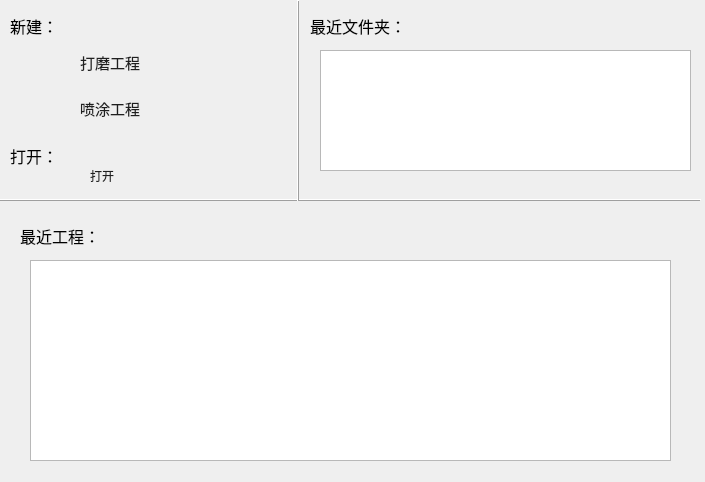
<?xml version="1.0" encoding="UTF-8"?>
<ui version="4.0">
 <class>welcomePageClass</class>
 <widget class="QWidget" name="welcomePageClass">
  <property name="geometry">
   <rect>
    <x>0</x>
    <y>0</y>
    <width>705</width>
    <height>482</height>
   </rect>
  </property>
  <property name="windowTitle">
   <string>Form</string>
  </property>
  <property name="styleSheet">
   <string notr="true">QPushButton {
    background: transparent;
    border: none;
    padding: 6px 10px;          /* 整体内边距 */
    padding-left: 10px;
    text-align: left;           /* 文字靠左 */
    color: #1f1f1f;
}

QPushButton:hover {
    background-color: rgba(0, 120, 215, 35); /* 淡蓝色 */
    border-radius: 6px;
}

QPushButton:pressed {
    background-color: rgba(0, 120, 215, 60);
    border-radius: 6px;
}

QPushButton:disabled {
    color: rgba(31,31,31,120);
}
</string>
  </property>
  <widget class="QLabel" name="label">
   <property name="geometry">
    <rect>
     <x>10</x>
     <y>10</y>
     <width>111</width>
     <height>31</height>
    </rect>
   </property>
   <property name="font">
    <font>
     <family>等线</family>
     <pointsize>12</pointsize>
    </font>
   </property>
   <property name="text">
    <string>新建：</string>
   </property>
  </widget>
  <widget class="QLabel" name="label_3">
   <property name="geometry">
    <rect>
     <x>310</x>
     <y>10</y>
     <width>111</width>
     <height>31</height>
    </rect>
   </property>
   <property name="font">
    <font>
     <family>等线</family>
     <pointsize>12</pointsize>
    </font>
   </property>
   <property name="text">
    <string>最近文件夹：</string>
   </property>
  </widget>
  <widget class="QFrame" name="frame">
   <property name="geometry">
    <rect>
     <x>0</x>
     <y>190</y>
     <width>701</width>
     <height>20</height>
    </rect>
   </property>
   <property name="frameShape">
    <enum>QFrame::HLine</enum>
   </property>
   <property name="frameShadow">
    <enum>QFrame::Raised</enum>
   </property>
   <property name="lineWidth">
    <number>1</number>
   </property>
  </widget>
  <widget class="QFrame" name="frame_2">
   <property name="geometry">
    <rect>
     <x>290</x>
     <y>0</y>
     <width>16</width>
     <height>201</height>
    </rect>
   </property>
   <property name="frameShape">
    <enum>QFrame::VLine</enum>
   </property>
   <property name="frameShadow">
    <enum>QFrame::Raised</enum>
   </property>
  </widget>
  <widget class="QLabel" name="label_2">
   <property name="geometry">
    <rect>
     <x>20</x>
     <y>220</y>
     <width>111</width>
     <height>31</height>
    </rect>
   </property>
   <property name="font">
    <font>
     <family>等线</family>
     <pointsize>12</pointsize>
    </font>
   </property>
   <property name="text">
    <string>最近工程：</string>
   </property>
  </widget>
  <widget class="QWidget" name="layoutWidget">
   <property name="geometry">
    <rect>
     <x>70</x>
     <y>40</y>
     <width>181</width>
     <height>91</height>
    </rect>
   </property>
   <layout class="QVBoxLayout" name="verticalLayout">
    <item>
     <widget class="QPushButton" name="btnGrinding">
      <property name="font">
       <font>
        <family>等线</family>
        <pointsize>11</pointsize>
       </font>
      </property>
      <property name="text">
       <string>打磨工程</string>
      </property>
     </widget>
    </item>
    <item>
     <widget class="QPushButton" name="btnPainting">
      <property name="font">
       <font>
        <family>等线</family>
        <pointsize>11</pointsize>
       </font>
      </property>
      <property name="text">
       <string>喷涂工程</string>
      </property>
     </widget>
    </item>
   </layout>
  </widget>
  <widget class="QWidget" name="verticalLayoutWidget">
   <property name="geometry">
    <rect>
     <x>30</x>
     <y>260</y>
     <width>641</width>
     <height>201</height>
    </rect>
   </property>
   <layout class="QVBoxLayout" name="layoutRecentWork">
    <item>
     <widget class="QListWidget" name="listRecentWrok"/>
    </item>
   </layout>
  </widget>
  <widget class="QWidget" name="verticalLayoutWidget_2">
   <property name="geometry">
    <rect>
     <x>320</x>
     <y>50</y>
     <width>371</width>
     <height>121</height>
    </rect>
   </property>
   <layout class="QVBoxLayout" name="layoutRecentDir">
    <item>
     <widget class="QListWidget" name="listRecentDir"/>
    </item>
   </layout>
  </widget>
  <widget class="QPushButton" name="btnOpen">
   <property name="geometry">
    <rect>
     <x>80</x>
     <y>160</y>
     <width>151</width>
     <height>31</height>
    </rect>
   </property>
   <property name="text">
    <string>打开</string>
   </property>
  </widget>
  <widget class="QLabel" name="label_4">
   <property name="geometry">
    <rect>
     <x>10</x>
     <y>140</y>
     <width>111</width>
     <height>31</height>
    </rect>
   </property>
   <property name="font">
    <font>
     <family>等线</family>
     <pointsize>12</pointsize>
    </font>
   </property>
   <property name="text">
    <string>打开：</string>
   </property>
  </widget>
 </widget>
 <resources/>
 <connections/>
</ui>
